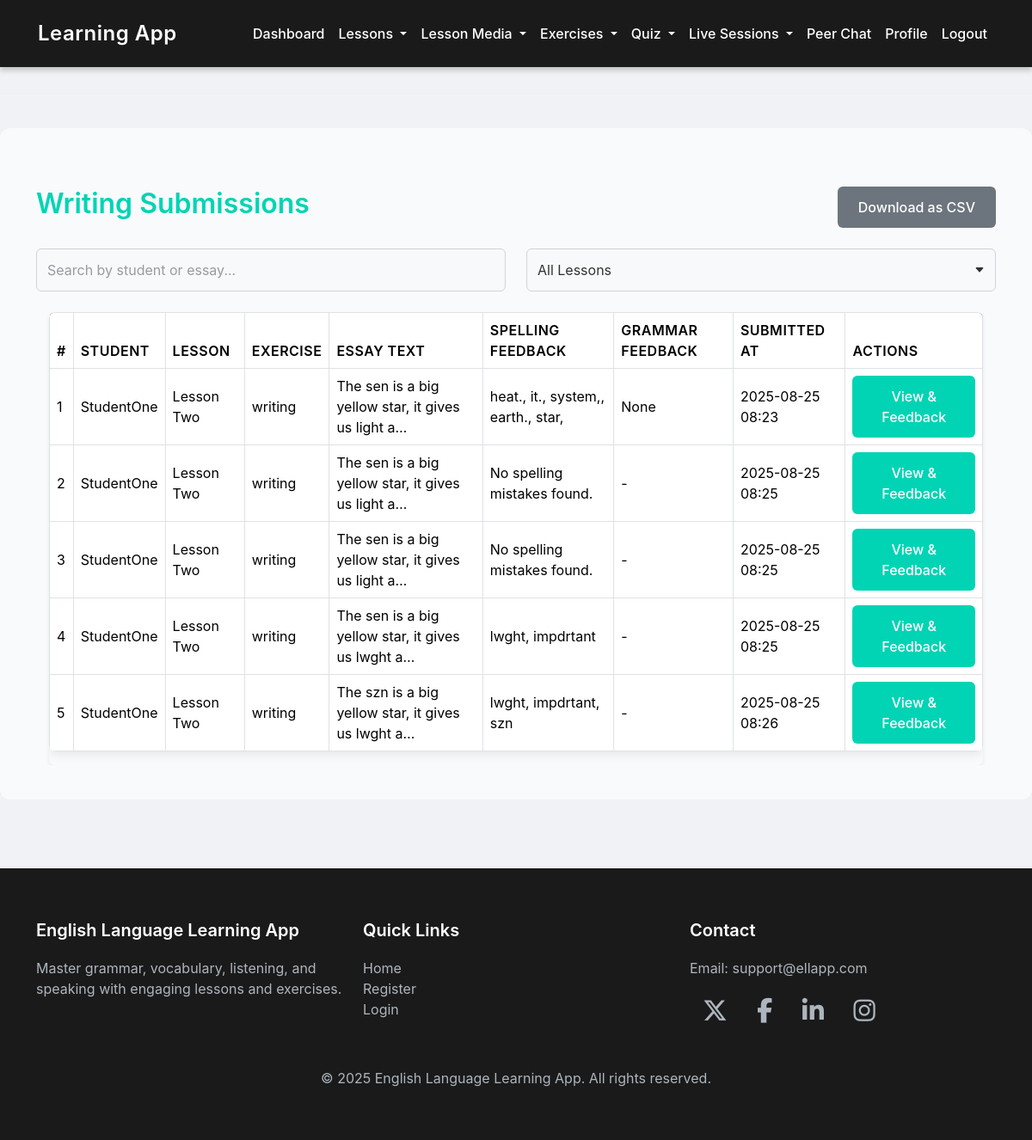
Before: /teacher/writing-submissions/ (signed in) with the older database file.
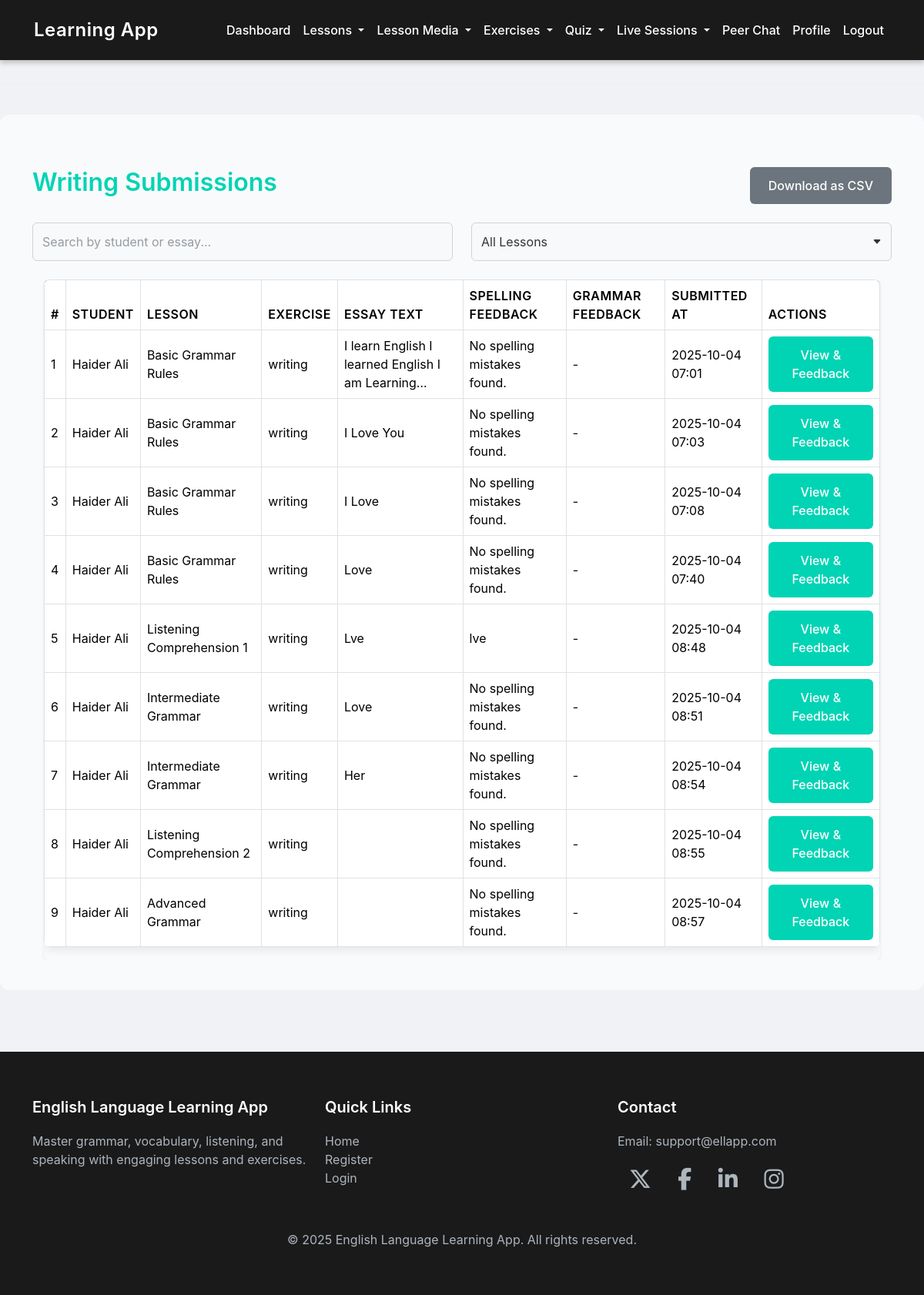
After: the same page with the newer database file.
### myapp/models.py (models this page shows, shortened)
class WritingSubmission(models.Model):
    user = models.ForeignKey(UserRegister, on_delete=models.CASCADE, limit_choices_to={'role': 'student'})
    exercise = models.ForeignKey(Exercise, on_delete=models.CASCADE)
    essay_text = models.TextField()
    grammar_feedback = models.TextField(null=True, blank=True)
    spelling_feedback = models.TextField(null=True, blank=True)
    submitted_at = models.DateTimeField(auto_now_add=True)

class UserRegister(models.Model):
    ROLE_CHOICES = [
        ('teacher', 'Teacher'),
        ('student', 'Student'),
    ]
    GENDER_CHOICES = [
        ('male', 'Male'),
        ('female', 'Female'),
        ('other', 'Other'),
    ]
    STATUS_CHOICES = [
        ('active', 'Active'),
        ('inactive', 'Inactive'),
    ]
    full_name = models.CharField(max_length=100)
    email = models.EmailField(unique=True)
    password = models.CharField(max_length=255)  # store hashed password
    role = models.CharField(max_length=10, choices=ROLE_CHOICES)
    gender = models.CharField(max_length=10, choices=GENDER_CHOICES, null=True, blank=True)
    dob = models.DateField(null=True, blank=True)
    profile_picture = models.ImageField(upload_to='profiles/', null=True, blank=True)
    phone = models.CharField(max_length=20, null=True, blank=True)
    bio = models.TextField(null=True, blank=True)
    country = models.CharField(max_length=100, null=True, blank=True)
    city = models.CharField(max_length=100, null=True, blank=True)
    status = models.CharField(max_length=10, choices=STATUS_CHOICES, default='active')
    created_at = models.DateTimeField(auto_now_add=True)
    updated_at = models.DateTimeField(auto_now=True)

class Exercise(models.Model):
    TYPES = [
        ('quiz', 'Quiz'),
        ('speaking', 'Speaking'),
        ('writing', 'Writing'),
        ('listening', 'Listening'),
    ]
    lesson = models.ForeignKey(Lesson, on_delete=models.CASCADE, related_name="exercises")
    type = models.CharField(max_length=20, choices=TYPES)
    instructions = models.TextField()

class Lesson(models.Model):
    SKILL_LEVELS = [
        ('beginner', 'Beginner'),
        ('intermediate', 'Intermediate'),
        ('advanced', 'Advanced'),
    ]
    CATEGORIES = [
        ('grammar', 'Grammar'),
        ('vocabulary', 'Vocabulary'),
        ('listening', 'Listening'),
        ('speaking', 'Speaking'),
    ]
    title = models.CharField(max_length=150)
    description = models.TextField()
    skill_level = models.CharField(max_length=20, choices=SKILL_LEVELS)
    category = models.CharField(max_length=20, choices=CATEGORIES)
    created_by = models.ForeignKey(
        UserRegister,
        on_delete=models.CASCADE,
        limit_choices_to={'role': 'teacher'}
    )
    created_at = models.DateTimeField(auto_now_add=True)

### myapp/views.py (the view, shortened to what this page needs)
# urls.py: path('teacher/writing-submissions/', views.teacher_writing_submissions, name='teacher_writing_submissions'),
def teacher_writing_submissions(request):
    if request.session.get('user_role') != 'teacher':
        messages.error(request, "Unauthorized access")
        return redirect('login')
    teacher_id = request.session.get('user_id')
    submissions = WritingSubmission.objects.select_related('user', 'exercise', 'exercise__lesson').filter(
        exercise__lesson__created_by_id=teacher_id
    )
    search_query = request.GET.get('search', '')
    lesson_filter = request.GET.get('lesson', '')
    if search_query:
        submissions = submissions.filter(
            Q(user__full_name__icontains=search_query) |
            Q(essay_text__icontains=search_query)
        )
    if lesson_filter:
        submissions = submissions.filter(exercise__lesson__title__icontains=lesson_filter)
    lessons = Lesson.objects.filter(created_by_id=teacher_id)
    return render(request, "teacher_writing_submissions.html", {
        'submissions': submissions,
        'lessons': lessons,
        'search_query': search_query,
        'lesson_filter': lesson_filter,
    })

### templates/teacher_writing_submissions.html (shortened to what this page needs)
{% extends "base.html" %}
{% block content %}
<div class="container mt-5">
    <div class="row mb-4 align-items-center">
        <div class="col-md-6">
            <h2 style="color: #00d4b4; font-weight: 600;">Writing Submissions</h2>
        </div>
        <div class="col-md-6 text-md-end">
            <a href="{% url 'teacher_writing_submissions' %}?download_csv=1" class="btn btn-secondary">
                Download as CSV
            </a>
        </div>
    </div>
    <div class="row mb-4">
        <div class="col-md-6">
            <input type="text" id="tableSearch" class="form-control" placeholder="Search by student or essay..." value="{{ search_query }}">
        </div>
        <div class="col-md-6">
            <select id="tableFilter" class="form-control">
                <option value="">All Lessons</option>
            </select>
        </div>
    </div>
    <div class="table-container">
        <div class="table-responsive shadow-sm rounded">
            <table class="table table-hover table-bordered align-middle" id="submissionsTable">
                <thead style="background-color: #1a1a1a; color: #ffffff;">
                    <tr>
                        <th scope="col">#</th>
                        <th scope="col">Student</th>
                        <th scope="col">Lesson</th>
                        <th scope="col">Exercise</th>
                        <th scope="col">Essay Text</th>
                        <th scope="col">Spelling Feedback</th>
                        <th scope="col">Grammar Feedback</th>
                        <th scope="col">Submitted At</th>
                        <th scope="col">Actions</th>
                    </tr>
                </thead>
                <tbody>
                    {% for sub in submissions %}
                        <tr>
                            <td>{{ forloop.counter }}</td>
                            <td>{{ sub.user.full_name }}</td>
                            <td>{{ sub.exercise.lesson.title }}</td>
                            <td>{{ sub.exercise.type }}</td>
                            <td>{{ sub.essay_text|truncatechars:50 }}</td>
                            <td>{{ sub.spelling_feedback|linebreaksbr|truncatechars:50|default:"-" }}</td>
                            <td>{{ sub.grammar_feedback|linebreaksbr|truncatechars:50|default:"-" }}</td>
                            <td>{{ sub.submitted_at|date:"Y-m-d H:i" }}</td>
                            <td>
                                <button class="btn btn-sm btn-primary" data-bs-toggle="modal" data-bs-target="#feedbackModal{{ sub.id }}">
                                    View & Feedback
                                </button>
                            </td>
                        </tr>
                    {% empty %}
                        <tr>
                            <td colspan="9" class="text-center text-muted">No writing submissions yet.</td>
                        </tr>
                    {% endfor %}
                </tbody>
            </table>
        </div>
    </div>
</div>
{% endblock %}

### templates/base.html (shortened to what this page needs)
<!DOCTYPE html>
<html lang="en">
<head>
    <link href="https://cdn.jsdelivr.net/npm/bootstrap@5.3.3/dist/css/bootstrap.min.css" rel="stylesheet">
    <link rel="stylesheet" href="https://cdnjs.cloudflare.com/ajax/libs/font-awesome/6.5.1/css/all.min.css" />
</head>
<body>
<nav class="navbar navbar-expand-lg navbar-dark">
    <div class="container-fluid">
        <a class="navbar-brand" href="">Learning App</a>
        <div class="collapse navbar-collapse" id="navbarNav">
            <ul class="navbar-nav ms-auto">
                {% if request.session.user_id %}
                    {% if request.session.user_role == 'teacher' %}
                        <li class="nav-item"><a class="nav-link" href="{% url 'teacher_dashboard' %}">Dashboard</a></li>
                        <li class="nav-item dropdown">
                            <a class="nav-link dropdown-toggle" href="#" id="lessonsDropdown" role="button" data-bs-toggle="dropdown" aria-expanded="false">
                                Lessons
                            </a>
                        </li>
                        <li class="nav-item dropdown">
                            <a class="nav-link dropdown-toggle" href="#" id="lessonMediaDropdown" role="button" data-bs-toggle="dropdown" aria-expanded="false">
                                Lesson Media
                            </a>
                        </li>
                        <li class="nav-item dropdown">
                            <a class="nav-link dropdown-toggle" href="#" id="exerciseDropdown" role="button" data-bs-toggle="dropdown" aria-expanded="false">
                                Exercises
                            </a>
                        </li>
                        <li class="nav-item dropdown">
                            <a class="nav-link dropdown-toggle" href="#" id="quizDropdown" role="button" data-bs-toggle="dropdown" aria-expanded="false">
                                Quiz
                            </a>
                        </li>
                        <li class="nav-item dropdown">
                            <a class="nav-link dropdown-toggle" href="#" id="sessionDropdown" role="button" data-bs-toggle="dropdown" aria-expanded="false">
                                Live Sessions
                            </a>
                        </li>
                    {% endif %}
                    <li class="nav-item"><a class="nav-link" href="{% url 'peer_chat' %}">Peer Chat</a></li>
                    <li class="nav-item"><a class="nav-link" href="{% url 'update_profile' %}">Profile</a></li>
                    <li class="nav-item"><a class="nav-link" href="{% url 'logout' %}">Logout</a></li>
                {% else %}
                    <li class="nav-item"><a class="nav-link" href="{% url 'index' %}">Home</a></li>
                    <li class="nav-item"><a class="nav-link" href="{% url 'register' %}">Register</a></li>
                    <li class="nav-item"><a class="nav-link" href="{% url 'login' %}">Login</a></li>
                {% endif %}
            </ul>
        </div>
    </div>
</nav>
<hr>
<div class="content-container">
    {% block content %}{% endblock %}
</div>
<footer>
    <div class="container">
        <div class="row">
            <div class="col-md-4 mb-3">
                <h5>English Language Learning App</h5>
                <p>Master grammar, vocabulary, listening, and speaking with engaging lessons and exercises.</p>
            </div>
            <div class="col-md-4 mb-3">
                <h5>Quick Links</h5>
                <ul class="list-unstyled">
                    <li><a href="{% url 'index' %}">Home</a></li>
                    <li><a href="{% url 'register' %}">Register</a></li>
                    <li><a href="{% url 'login' %}">Login</a></li>
                </ul>
            </div>
            <div class="col-md-4 mb-3">
                <h5>Contact</h5>
                <p>Email: <a href="mailto:support@ellapp.com">support@ellapp.com</a></p>
                <div class="social-icons">
                    <a href="https://twitter.com" target="_blank"><i class="fab fa-x-twitter"></i></a>
                    <a href="https://facebook.com" target="_blank"><i class="fab fa-facebook-f"></i></a>
                    <a href="https://linkedin.com" target="_blank"><i class="fab fa-linkedin-in"></i></a>
                    <a href="https://instagram.com" target="_blank"><i class="fab fa-instagram"></i></a>
                </div>
            </div>
        </div>
        <div class="text-center mt-4">
            <p class="mb-0">&copy; {% now "Y" %} English Language Learning App. All rights reserved.</p>
        </div>
    </div>
</footer>
</body>
</html>

### templates/base.html (style rules this page uses)
body { background-color: #f0f2f5; font-family: 'Inter', -apple-system, BlinkMacSystemFont, sans-serif; color: #333; }
.navbar { background-color: #1a1a1a; padding: 1rem 2rem; box-shadow: 0 4px 6px rgba(0,0,0,0.2); }
.navbar-brand { font-size: 1.5rem; font-weight: 600; color: #ffffff !important; letter-spacing: 0.5px; transition: color 0.3s ease; }
.nav-link { color: #ffffff !important; font-weight: 500; padding: 0.5rem 1rem; transition: color 0.3s ease, background-color 0.3s ease; border-radius: 5px; }
.content-container { margin: 40px auto; max-width: 1200px; padding: 20px; background-color: #ffffff9b; border-radius: 12px; }
hr { border-top: 1px solid #e0e0e0; margin: 30px 0; }
footer { background-color: #1a1a1a; color: #adb5bd; padding: 60px 0; margin-top: 80px; }
footer h5 { color: #ffffff; font-weight: 600; margin-bottom: 20px; }
footer a { color: #adb5bd; text-decoration: none; transition: color 0.3s ease; }
footer .social-icons a { font-size: 1.8rem; margin: 0 15px; transition: transform 0.3s ease, color 0.3s ease; }
.table-container { max-width: 100%; overflow-x: auto; margin: 20px 0; padding: 0 15px; }
table { width: 100%; border-collapse: collapse; background-color: #ffffff; border-radius: 8px; overflow: hidden; box-shadow: 0 4px 12px rgba(0, 0, 0, 0.08); font-family: 'Inter', -apple-system, BlinkMacSystemFont, sans-serif; }
th, td { padding: 15px; text-align: left; font-size: 1rem; color: #333; }
th { background-color: #1a1a1a; color: #ffffff; font-weight: 600; text-transform: uppercase; letter-spacing: 0.5px; }
td { border-bottom: 1px solid #e0e0e0; }
tr:last-child td { border-bottom: none; }
.table-responsive { border-radius: 8px; }
.form-control { width: 100%; padding: 12px; font-size: 1rem; border: 1px solid #ced4da; border-radius: 6px; background-color: #f8f9fa; color: #333; transition: border-color 0.3s ease, box-shadow 0.3s ease; }
.form-control::placeholder { color: #6c757d; opacity: 0.7; }
select.form-control { appearance: none; background-repeat: no-repeat; background-position: right 12px center; background-size: 12px; padding-right: 30px; }
.btn { padding: 12px 24px; font-size: 1rem; font-weight: 500; border-radius: 6px; border: none; cursor: pointer; transition: background-color 0.3s ease, transform 0.2s ease; }
.btn-primary { background-color: #00d4b4; color: #ffffff; }
.btn-secondary { background-color: #6c757d; color: #ffffff; }

Changed rows visible on the page:
removed WritingSubmission: user.full_name "StudentOne", exercise.lesson "Lesson Two", exercise.type "writing", essay_text "The sen is a big yellow star, it gives us light a…", spelling_feedback "heat., it., system,, earth., star,", grammar_feedback "None", submitted_at "2025-08-25 08:23"
removed WritingSubmission: user.full_name "StudentOne", exercise.lesson "Lesson Two", exercise.type "writing", essay_text "The sen is a big yellow star, it gives us light a…", spelling_feedback "No spelling mistakes found.", grammar_feedback "-", submitted_at "2025-08-25 08:25"
removed WritingSubmission: user.full_name "StudentOne", exercise.lesson "Lesson Two", exercise.type "writing", essay_text "The sen is a big yellow star, it gives us light a…", spelling_feedback "No spelling mistakes found.", grammar_feedback "-", submitted_at "2025-08-25 08:25"
removed WritingSubmission: user.full_name "StudentOne", exercise.lesson "Lesson Two", exercise.type "writing", essay_text "The sen is a big yellow star, it gives us lwght a…", spelling_feedback "lwght, impdrtant", grammar_feedback "-", submitted_at "2025-08-25 08:25"
removed WritingSubmission: user.full_name "StudentOne", exercise.lesson "Lesson Two", exercise.type "writing", essay_text "The szn is a big yellow star, it gives us lwght a…", spelling_feedback "lwght, impdrtant, szn", grammar_feedback "-", submitted_at "2025-08-25 08:26"
added WritingSubmission: user.full_name "Haider Ali", exercise.lesson "Basic Grammar Rules", exercise.type "writing", essay_text "I learn English I learned English I am Learning…", spelling_feedback "No spelling mistakes found.", grammar_feedback "-", submitted_at "2025-10-04 07:01"
added WritingSubmission: user.full_name "Haider Ali", exercise.lesson "Basic Grammar Rules", exercise.type "writing", essay_text "I Love You", spelling_feedback "No spelling mistakes found.", grammar_feedback "-", submitted_at "2025-10-04 07:03"
added WritingSubmission: user.full_name "Haider Ali", exercise.lesson "Basic Grammar Rules", exercise.type "writing", essay_text "I Love", spelling_feedback "No spelling mistakes found.", grammar_feedback "-", submitted_at "2025-10-04 07:08"
added WritingSubmission: user.full_name "Haider Ali", exercise.lesson "Basic Grammar Rules", exercise.type "writing", essay_text "Love", spelling_feedback "No spelling mistakes found.", grammar_feedback "-", submitted_at "2025-10-04 07:40"
added WritingSubmission: user.full_name "Haider Ali", exercise.lesson "Listening Comprehension 1", exercise.type "writing", essay_text "Lve", spelling_feedback "lve", grammar_feedback "-", submitted_at "2025-10-04 08:48"
added WritingSubmission: user.full_name "Haider Ali", exercise.lesson "Intermediate Grammar", exercise.type "writing", essay_text "Love", spelling_feedback "No spelling mistakes found.", grammar_feedback "-", submitted_at "2025-10-04 08:51"
added WritingSubmission: user.full_name "Haider Ali", exercise.lesson "Intermediate Grammar", exercise.type "writing", essay_text "Her", spelling_feedback "No spelling mistakes found.", grammar_feedback "-", submitted_at "2025-10-04 08:54"
added WritingSubmission: user.full_name "Haider Ali", exercise.lesson "Listening Comprehension 2", exercise.type "writing", spelling_feedback "No spelling mistakes found.", grammar_feedback "-", submitted_at "2025-10-04 08:55"
added WritingSubmission: user.full_name "Haider Ali", exercise.lesson "Advanced Grammar", exercise.type "writing", spelling_feedback "No spelling mistakes found.", grammar_feedback "-", submitted_at "2025-10-04 08:57"
